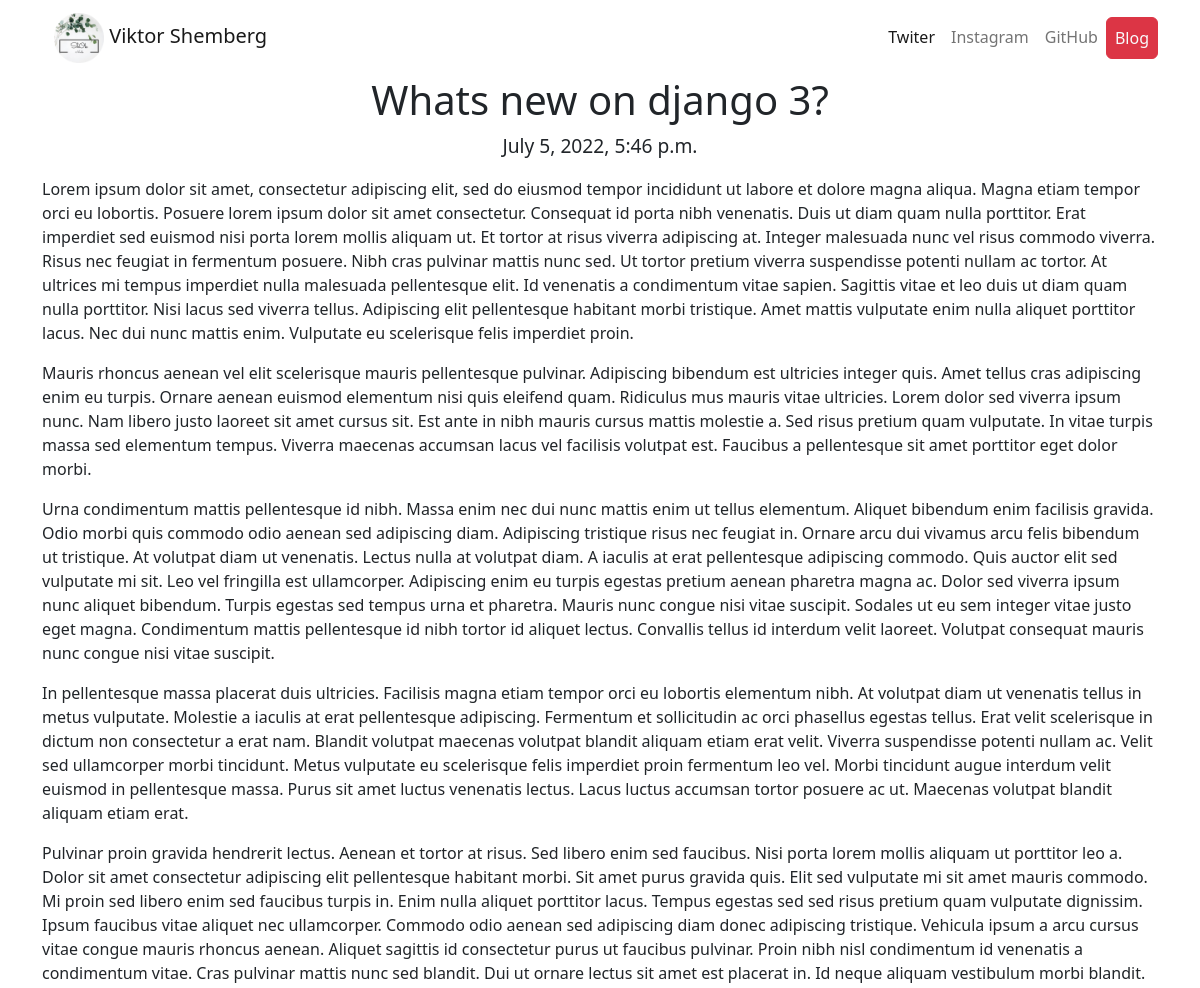
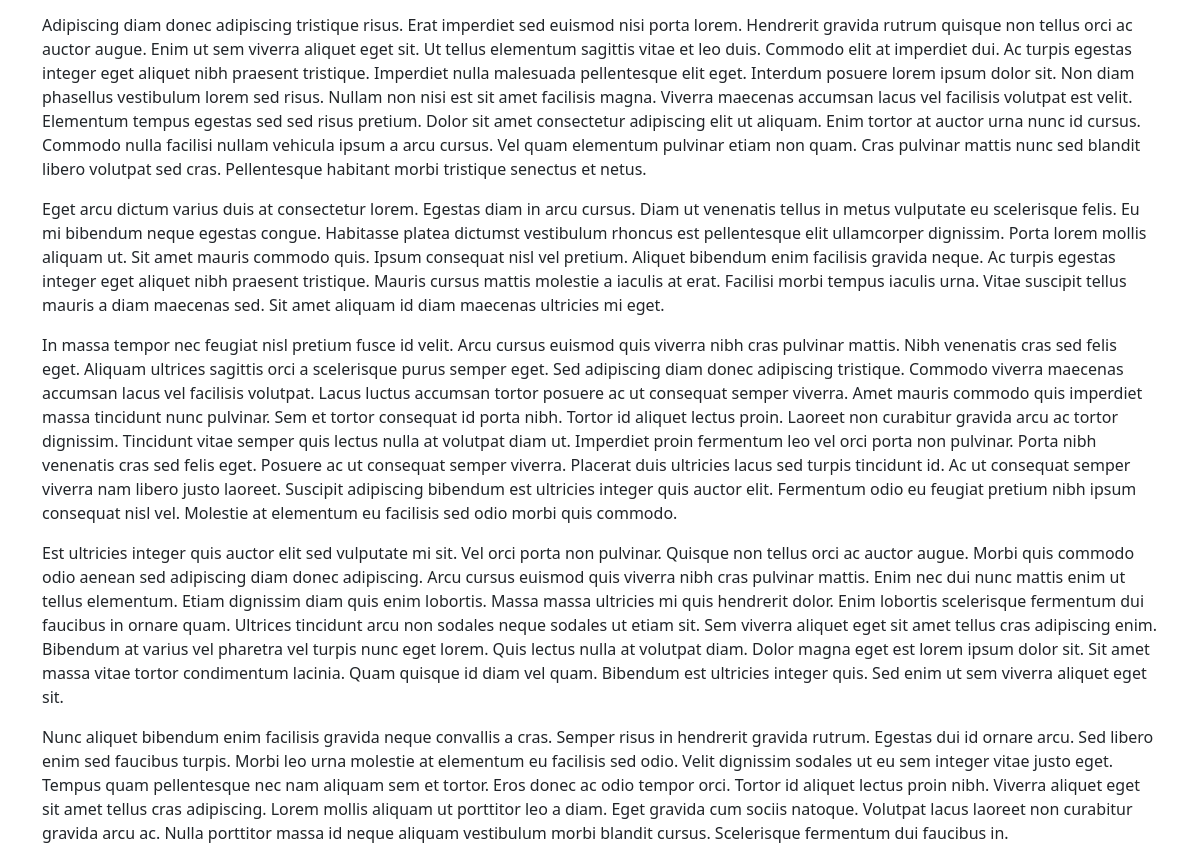
The app's page /blog/4/ with its own data (2 pictures, top to bottom).
### blog/models.py (models this page shows, shortened)
class Blog(models.Model):
    title = models.CharField(max_length=200)
    date = models.DateTimeField(auto_now=False)
    description = models.TextField()

### blog/views.py (the view)
# urls.py: path('<int:blog_id>/', views.detail, name='detail'),
def detail(request, blog_id):
    blog = get_object_or_404(Blog, pk=blog_id)
    return render(request, 'blog/detail.html', {'blog': blog})

### blog/templates/blog/detail.html
{% extends 'portfolio/base.html' %}
{% block content %}
<div class="container text-center">
    <h1>{{ blog.title }}</h1>
    <p><big>{{ blog.date}}</big></p>
</div>
<div class="container">
    <p>
        {{ blog.description|safe }}
    </p>
</div>
{% endblock %}

### records on screen
Blog: title "Whats new on django 3?", date "July 5, 2022, 5:46 p.m.", description "Lorem ipsum dolor sit amet, consectetur adipiscing elit, sed do eiusmod tempor incididunt ut labore et dolore magna aliqua. Magna etiam tempor orci eu lobortis. Posuere lorem ipsum dolor sit amet consectetur. Consequat id porta nibh venenatis. Duis ut diam quam nulla porttitor. Erat imperdiet sed euismod nisi porta lorem mollis aliquam ut. Et tortor at risus viverra adipiscing at. Integer malesuada nunc vel risus commodo viverra. Risus nec feugiat in fermentum posuere. Nibh cras pulvinar mattis nunc sed. Ut tortor pretium viverra suspendisse potenti nullam ac tortor. At ultrices mi tempus imperdiet nulla malesuada pellentesque elit. Id venenatis a condimentum vitae sapien. Sagittis vitae et…"
